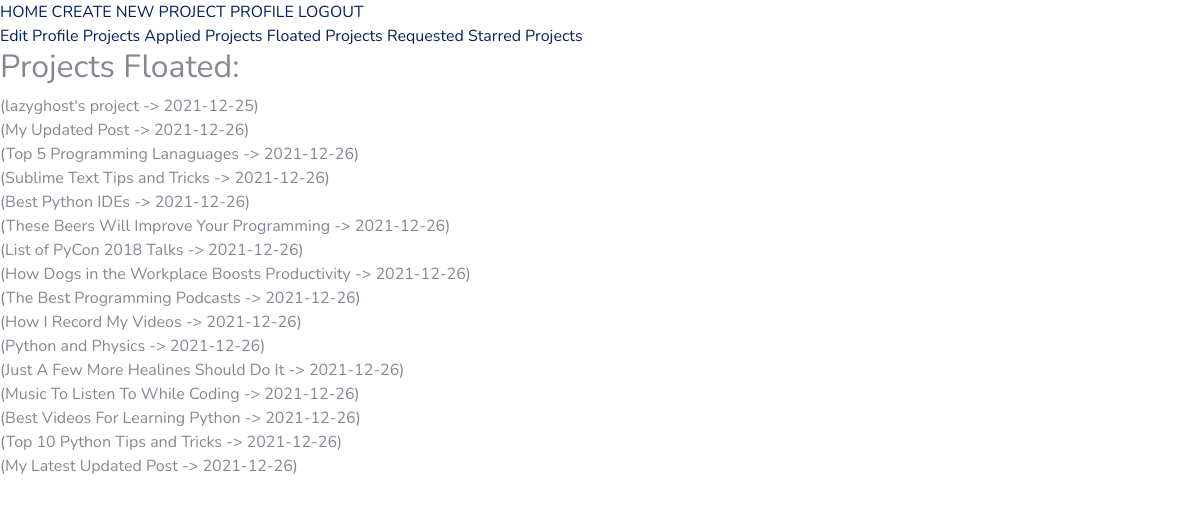
/profile/projects/floated (signed in), run on the app's committed database.
### home/models.py (models this page shows)
class Project(models.Model):
    Title = models.CharField(max_length=30)
    Description = models.TextField()
    FloatedBy = models.ForeignKey(User, on_delete=models.CASCADE)
    Mentors = models.ManyToManyField(User, related_name='Mentors', blank = True)
    Status = models.CharField(max_length=10, choices=STATUS_CHOICES, default='Open')
    Difficulty = models.CharField(max_length=15, choices=DIFFICULTY_CHOICES, default='Beginner')
    PreRequisite = models.TextField()
    Duration = models.CharField(max_length=30)
    DatePosted = models.DateTimeField(default = timezone.now)
    SelectionCriteria = models.TextField()
    OpenedFor = models.TextField()
    ApplyRequest = models.ManyToManyField(User, related_name='ApplyRequest', blank = True)
    AlreadyApplied = models.ManyToManyField(User, related_name='AlreadyApplied', blank = True)
    def __str__(self):
        return f"({self.Title} -> {self.DatePosted.date()})"

### users/views.py (the view)
# urls.py: path('projects/floated', views.projects_floated, name = 'projects-floated'),
def projects_floated(request):
    projects = Project.objects.all()
    projects_floated = projects.filter(FloatedBy = request.user)
    context = {
        'title': 'Projects Floated',
        'projects': projects_floated,
    }
    return render(request, 'users/profile_floated.html', context)

### users/templates/users/profile_floated.html (shortened to what this page needs)
{% extends 'users/profile.html' %}
{% block profile %}
<div>
    <h2>Projects Floated:</h2>
	{% for project in projects %}
	<div>{{project}}</div>
	{% endfor %}
</div>
{% endblock profile %}

### data on the page
Project: Title+DatePosted "(lazyghost's project -> 2021-12-25)"
Project: Title+DatePosted "(My Updated Post -> 2021-12-26)"
Project: Title+DatePosted "(Top 5 Programming Lanaguages -> 2021-12-26)"
Project: Title+DatePosted "(Sublime Text Tips and Tricks -> 2021-12-26)"
Project: Title+DatePosted "(Best Python IDEs -> 2021-12-26)"
Project: Title+DatePosted "(These Beers Will Improve Your Programming -> 2021-12-26)"
Project: Title+DatePosted "(List of PyCon 2018 Talks -> 2021-12-26)"
Project: Title+DatePosted "(How Dogs in the Workplace Boosts Productivity -> 2021-12-26)"
Project: Title+DatePosted "(The Best Programming Podcasts -> 2021-12-26)"
Project: Title+DatePosted "(How I Record My Videos -> 2021-12-26)"
Project: Title+DatePosted "(Python and Physics -> 2021-12-26)"
Project: Title+DatePosted "(Just A Few More Healines Should Do It -> 2021-12-26)"
Project: Title+DatePosted "(Music To Listen To While Coding -> 2021-12-26)"
Project: Title+DatePosted "(Best Videos For Learning Python -> 2021-12-26)"
Project: Title+DatePosted "(Top 10 Python Tips and Tricks -> 2021-12-26)"
Project: Title+DatePosted "(My Latest Updated Post -> 2021-12-26)"
